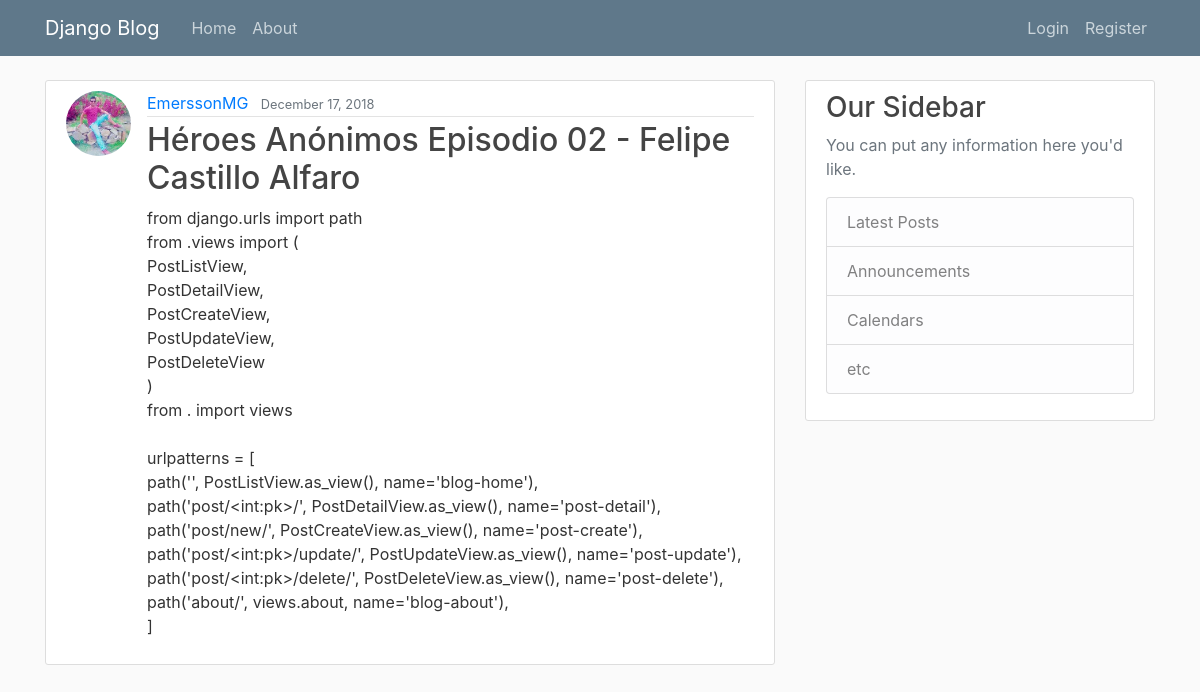
The page /post/33/ on the database its author committed.
### blog/models.py (models this page shows, shortened)
class Post(models.Model):
    title = models.CharField(max_length=100)
    content = models.TextField()
    date_posted = models.DateTimeField(default=timezone.now)
    author = models.ForeignKey(User, on_delete=models.CASCADE)

### users/models.py (models this page shows, shortened)
class Profile(models.Model):
    user = models.OneToOneField(User, on_delete=models.CASCADE)
    image = models.ImageField(default='default.jpg', upload_to='profile_pics')

### blog/views.py (the view)
# urls.py: path('post/<int:pk>/', PostDetailView.as_view(), name='post-detail'),
class PostDetailView(DetailView):
    model = Post

### blog/templates/blog/post_detail.html (shortened to what this page needs)
{% extends "blog/base.html" %}
{% block content %}
  <article class="media content-section">
    <img class="rounded-circle article-img" src="{{ object.author.profile.image.url }}">
    <div class="media-body">
      <div class="article-metadata">
        <a class="mr-2" href="{% url 'user-posts' object.author.username %}">{{ object.author }}</a>
        <small class="text-muted">{{ object.date_posted|date:"F d, Y" }}</small>
      </div>
      <h2 class="article-title">{{ object.title }}</h2>
      <p class="article-content">{{ object.content }}</p>
    </div>
  </article>
{% endblock content %}

### blog/static/blog/main.css (style rules this page uses)
body { background: #fafafa; color: #333333; margin-top: 5rem; }
h1, h2, h3, h4, h5, h6 { color: #444444; }
.content-section { background: #ffffff; padding: 10px 20px; border: 1px solid #dddddd; border-radius: 3px; margin-bottom: 20px; }
.article-title { color: #444444; }
.article-content { white-space: pre-line; }
.article-img { height: 65px; width: 65px; margin-right: 16px; }
.article-metadata { padding-bottom: 1px; margin-bottom: 4px; border-bottom: 1px solid #e3e3e3 }

### rows shown on the page
Post: author.profile.image (picture), author "EmerssonMG", date_posted "December 17, 2018", title "Héroes Anónimos Episodio 02 - Felipe Castillo Alfaro", content "from django.urls import path from .views import ( PostListView, PostDetailView, PostCreateView, PostUpdateView, PostDeleteView ) from . import views urlpatterns = [ path('', PostListView.as_view(), name='blog-home'), path('post/<int:pk>/', PostDetailView.as_view(), name='post-detail'), path('post/new/', PostCreateView.as_view(), name='post-create'), path('post/<int:pk>/update/', PostUpdateView.as_view(), name='post-update'), path('post/<int:pk>/delete/', PostDeleteView.as_view(), name='post-delete'), path('about/', views.about, name='blog-about'), ]"
